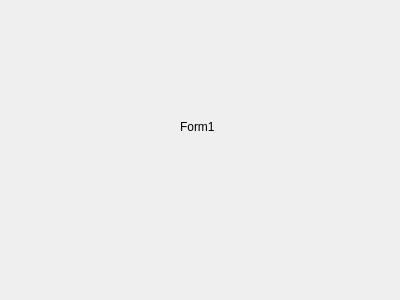
<?xml version="1.0" encoding="UTF-8"?>
<ui version="4.0">
 <class>Form1</class>
 <widget class="QWidget" name="Form1">
  <property name="geometry">
   <rect>
    <x>0</x>
    <y>0</y>
    <width>400</width>
    <height>300</height>
   </rect>
  </property>
  <property name="windowTitle">
   <string>Form</string>
  </property>
  <widget class="QLabel" name="label">
   <property name="geometry">
    <rect>
     <x>180</x>
     <y>120</y>
     <width>47</width>
     <height>13</height>
    </rect>
   </property>
   <property name="text">
    <string>Form1</string>
   </property>
  </widget>
 </widget>
 <resources/>
 <connections/>
</ui>
